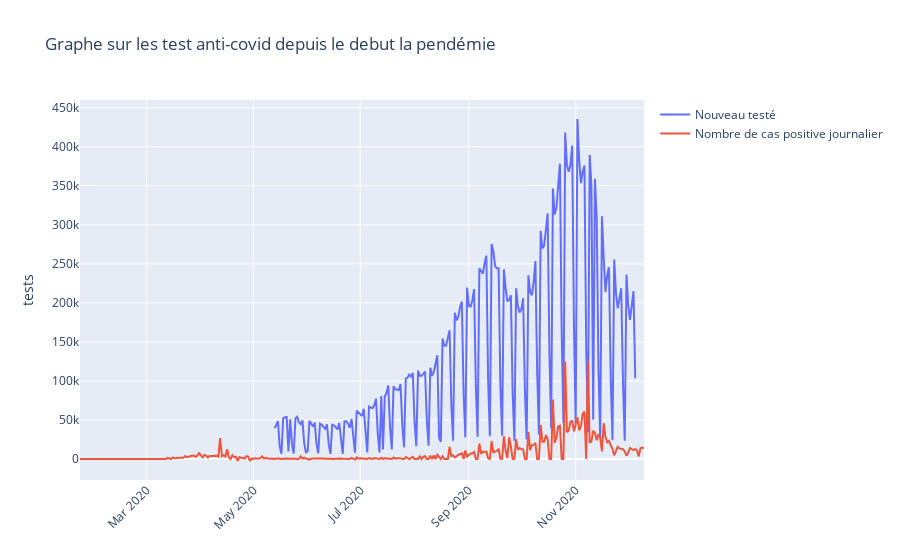

The cell this chart's notebook holds for it:
### Code cell
fig =go.Figure(go.Scatter(x=df_france['date_column'], y=df_france['new_tests'],
                    mode='lines',
                    name='Nouveau testé'))
fig.add_trace(go.Scatter(x=df_france['date_column'], y=df_france['new_cases'],
                    mode='lines',
                    name='Nombre de cas positive journalier'))

fig.update_layout(title ="Graphe sur les test anti-covid depuis le debut la pendémie",yaxis_title="tests",xaxis_tickangle=315)       
fig.show()

### Figure 1 — Plotly figure (JSON) as saved in the notebook; plotly's stock layout.template omitted (floating-point values rounded to 4 significant figures; data arrays with more than 128 entries replaced by an {"elided": "..."} marker saying what was removed)
{"data": [{"mode": "lines", "name": "Nouveau testé", "type": "scatter", "x": {"elided": "323 str values"}, "y": {"elided": "323 int values"}}, {"mode": "lines", "name": "Nombre de cas positive journalier", "type": "scatter", "x": {"elided": "323 str values"}, "y": {"elided": "323 int values"}}], "layout": {"title": {"text": "Graphe sur les test anti-covid depuis le debut la pendémie"}, "xaxis": {"tickangle": -45}, "yaxis": {"title": {"text": "tests"}}}}
